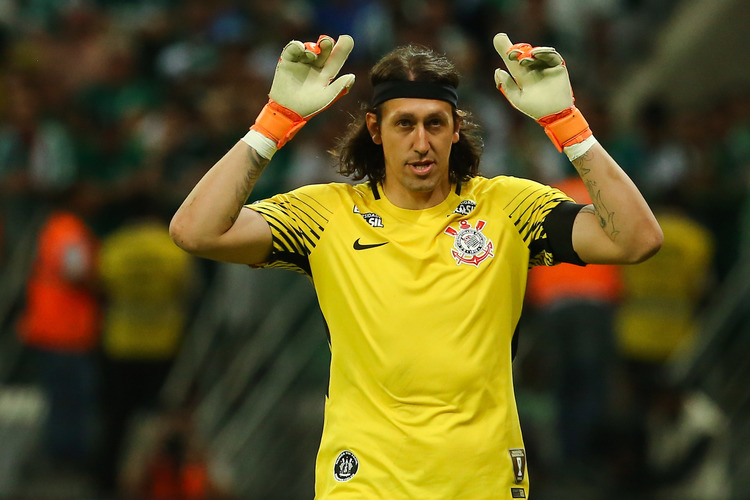
#> input picture pdi/pratica/calcio.jpg, 750 x 500 px
$ python pratica22.py
#> lines starting #> are read from the running program, lines starting #| are printed output that depends on the picture; after the words box and inside, x2 and y2 are one past the last pixel; in counts of white or black regions, pixels touching at a corner belong together
import matplotlib.pyplot as plt
import matplotlib.image as mpimg
import numpy as np

def viz8(x, y, imagem):
    h, w = imagem.shape[:2]
    viz = {}

    if y > 0: viz["Norte"] = imagem[y-1, x]
    if y < h - 1: viz["Sul"] = imagem[y+1, x]
    if x < w - 1: viz["Leste"] = imagem[y, x+1]
    if x > 0: viz["Oeste"] = imagem[y, x-1]
    if y > 0 and x < w - 1: viz["Nordeste"] = imagem[y-1, x+1]
    if y < h - 1 and x < w - 1: viz["Sudeste"] = imagem[y+1, x+1]
    if y < h - 1 and x > 0: viz["Sudoeste"] = imagem[y+1, x-1]
    if y > 0 and x > 0: viz["Noroeste"] = imagem[y-1, x-1]

    return viz

def main():
    imagem = mpimg.imread('calcio.jpg')
#> imagem is the input picture: shape (500, 750, 3); mean R, G, B 90.8, 81.1, 33.7

    if imagem.shape[-1] == 4:
        imagem = imagem[..., :3]

    output_image = imagem.copy()

    x = int(input("Digite a coordenada x: "))
#> the answer given: 3
    y = int(input("Digite a coordenada y: "))
#> the answer given: 3

    tolerancia = float(input("Digite a tolerância de cor Euclidiana (ex: 50): "))
#> the answer given: 3

    if not (0 <= x < imagem.shape[1] and 0 <= y < imagem.shape[0]):
        print("Erro: Coordenadas fora dos limites da imagem.")
        return

    vizinhanca = viz8(x, y, imagem)
#> vizinhanca = {'Norte': [88, 100, 80], 'Sul': [89, 98, 79], 'Leste': [89, 98, 79], 'Oeste': [91, 100, 81], 'Nordeste': [89, 98, 79], 'Sudeste': [89, 96, 78], 'Sudoeste': [90, 99, 80], 'Noroeste': [88, 100, 80]}

    imagem_int32 = imagem.astype(np.int32)
    centro_cor = imagem_int32[y, x]
#> centro_cor = [90, 99, 80]

    for direcao, cor_pixel in vizinhanca.items():
        cor_pixel_int = cor_pixel.astype(np.int32)

        distancia_vizinho = np.linalg.norm(cor_pixel_int - centro_cor)

        if distancia_vizinho <= tolerancia:

            # Calcula a distância de TODOS os pixels da imagem em relação a este vizinho
            # axis=-1 garante que o cálculo seja feito sobre os canais R, G e B
            distancias_imagem = np.linalg.norm(imagem_int32 - cor_pixel_int, axis=-1)

            # Máscara: todos os pixels cuja distância seja menor ou igual à tolerância
            mask = distancias_imagem <= tolerancia

            # Pinta os pixels correspondentes de vermelho vivo [255, 0, 0]
            output_image[mask] = [255, 0, 0]
#> this loop made 8 passes
#> (direcao, cor_pixel_int, distancia_vizinho) on passes 1 to 8: ('Norte', [88, 100, 80], 2.24), ('Sul', [89, 98, 79], 1.73), ('Leste', [89, 98, 79], 1.73), ('Oeste', [91, 100, 81], 1.73), ('Nordeste', [89, 98, 79], 1.73), ('Sudeste', [89, 96, 78], 3.74), ('Sudoeste', [90, 99, 80], 0), ('Noroeste', [88, 100, 80], 2.24)
#> pass 1, in main, `distancias_imagem = np.linalg.norm(imagem_int32 - cor_pixel_int, axis=..`:
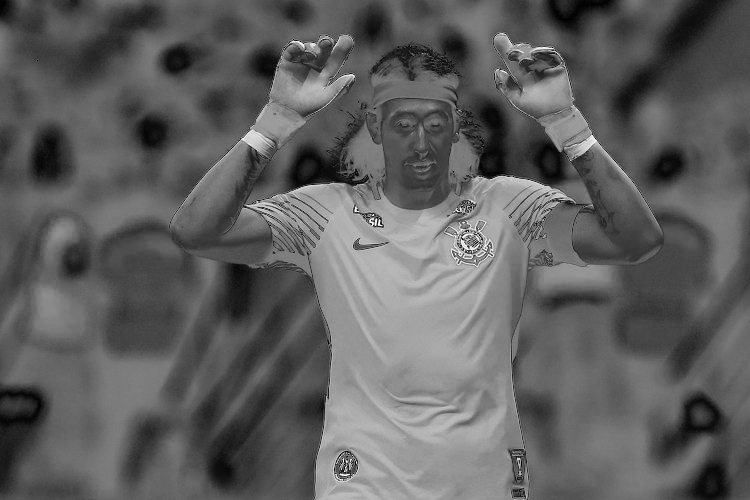
#> distancias_imagem: shape (500, 750) float64; min 0, max 287.3, mean 108; drawn with min black and max white
#> pass 1, in main, `mask = distancias_imagem <= tolerancia`:
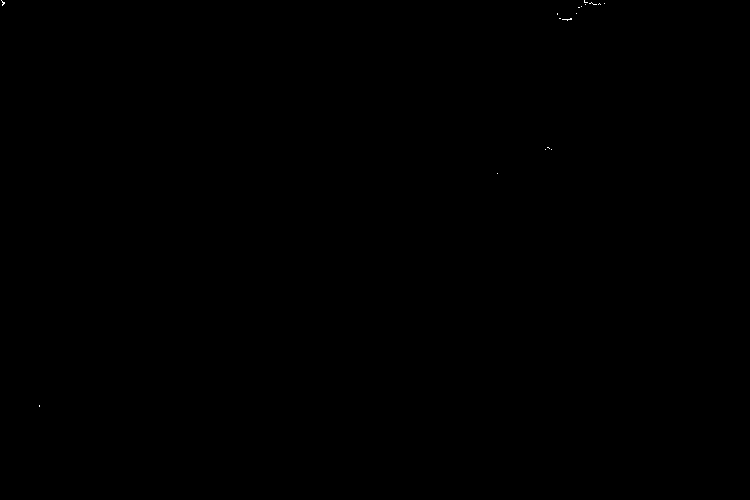
#> mask: shape (500, 750) bool; 0.02% white in thin lines or dots, all inside (x1, y1, x2, y2) = (1, 0, 605, 407)
#> after the loop: output_image: shape (500, 750, 3); 0.03% of pixels changed, all inside (x1, y1, x2, y2) = (0, 0, 605, 407)

    # Mostrar o resultado
    plt.imshow(output_image)
    plt.title(f"Semente RGB: ({x}, {y}) | Tolerância Euclidiana: {tolerancia}")
    plt.show()

if __name__ == "__main__":
    main()
